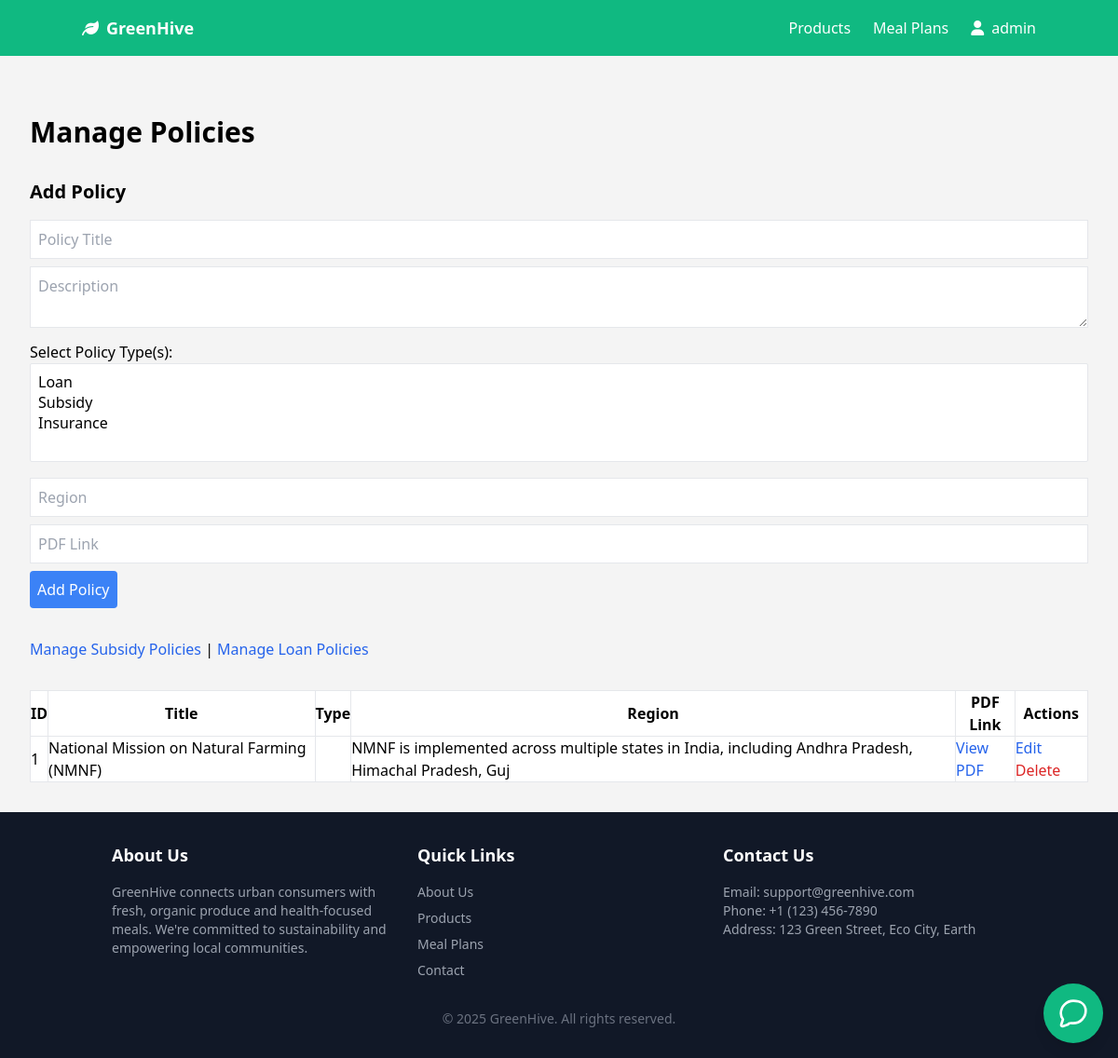
Page /admin/manage_policy.php (signed in) on the committed database.
### tables this page shows
CREATE TABLE
    IF NOT EXISTS policies (
        id INT AUTO_INCREMENT PRIMARY KEY,
        title VARCHAR(255) NOT NULL,
        description TEXT NOT NULL,
        type ENUM ('Loan', 'Subsidy', 'Insurance') NOT NULL,
        region VARCHAR(100),
        pdf_link VARCHAR(255),
        created_at TIMESTAMP DEFAULT CURRENT_TIMESTAMP
    );

### admin/manage_policy.php (the view, shortened to what this page needs)
<?php
require_once __DIR__ . '/../includes/db_connect.php';
include __DIR__ . '/../includes/header.php';
$stmt = $pdo->query("SELECT * FROM policies");
$policies = $stmt->fetchAll(PDO::FETCH_ASSOC);
?>
<div class="flex-1 p-8">
    <h1 class="text-3xl font-bold mb-8">Manage Policies</h1>
    <form action="" method="POST" class="mb-8">
        <h2 class="text-xl font-bold mb-4"><?= isset($policyToEdit) ? 'Edit Policy' : 'Add Policy' ?></h2>
        <input type="text" name="title" placeholder="Policy Title" required class="border p-2 mb-2 w-full" value="<?= isset($policyToEdit) ? htmlspecialchars($policyToEdit['title']) : '' ?>">
        <textarea name="description" placeholder="Description" required class="border p-2 mb-2 w-full"><?= isset($policyToEdit) ? htmlspecialchars($policyToEdit['description']) : '' ?></textarea>
        <div class="mb-2">
            <label class="block">Select Policy Type(s):</label>
            <select name="type[]" multiple class="border p-2 mb-2 w-full">
                <option value="Loan" <?= (isset($policyToEdit) && in_array('Loan', explode(',', $policyToEdit['type']))) ? 'selected' : '' ?>>Loan</option>
                <option value="Subsidy" <?= (isset($policyToEdit) && in_array('Subsidy', explode(',', $policyToEdit['type']))) ? 'selected' : '' ?>>Subsidy</option>
                <option value="Insurance" <?= (isset($policyToEdit) && in_array('Insurance', explode(',', $policyToEdit['type']))) ? 'selected' : '' ?>>Insurance</option>
            </select>
        </div>
        <input type="text" name="region" placeholder="Region" class="border p-2 mb-2 w-full" value="<?= isset($policyToEdit) ? htmlspecialchars($policyToEdit['region']) : '' ?>">
        <input type="url" name="pdf_link" placeholder="PDF Link" class="border p-2 mb-2 w-full" value="<?= isset($policyToEdit) ? htmlspecialchars($policyToEdit['pdf_link']) : '' ?>">
        <button type="submit" name="<?= isset($policyToEdit) ? 'update_policy' : 'add_policy' ?>" class="bg-blue-500 text-white p-2 rounded"><?= isset($policyToEdit) ? 'Update Policy' : 'Add Policy' ?></button>
    </form>
    <div class="mb-8">
        <a href="manage_subsides.php" class="text-blue-600">Manage Subsidy Policies</a> |
        <a href="manage_loans.php" class="text-blue-600">Manage Loan Policies</a>
    </div>
    <table class="min-w-full bg-white border">
        <thead>
            <tr>
                <th class="border">ID</th>
                <th class="border">Title</th>
                <th class="border">Type</th>
                <th class="border">Region</th>
                <th class="border">PDF Link</th>
                <th class="border">Actions</th>
            </tr>
        </thead>
        <tbody>
            <?php foreach ($policies as $policy): ?>
                <tr>
                    <td class="border"><?= $policy['id'] ?></td>
                    <td class="border"><?= htmlspecialchars($policy['title']) ?></td>
                    <td class="border"><?= htmlspecialchars($policy['type']) ?></td>
                    <td class="border"><?= htmlspecialchars($policy['region']) ?></td>
                    <td class="border">
                        <a href="<?= htmlspecialchars($policy['pdf_link']) ?>" target="_blank" class="text-blue-600">View PDF</a>
                    </td>
                    <td class="border">
                        <a href="?edit_policy=<?= $policy['id'] ?>" class="text-blue-600">Edit</a>
                        <a href="?delete_policy=<?= $policy['id'] ?>" class="text-red-600" onclick="return confirm('Are you sure?')">Delete</a>
                    </td>
                </tr>
            <?php endforeach; ?>
        </tbody>
    </table>
</div>
<?php include __DIR__ . '/../includes/footer.php'; ?>

### assets/css/style.css (style rules this page uses)
* { margin: 0; padding: 0; box-sizing: border-box; }
body { font-family: Arial, sans-serif; line-height: 1.6; background-color: #f4f4f4; }

### rows in the picture
policies: id "1", title "National Mission on Natural Farming (NMNF)", region "NMNF is implemented across multiple states in India, including Andhra Pradesh, Himachal Pradesh, Guj"

### other values in the picture
$_SESSION['user_name'] "admin"
